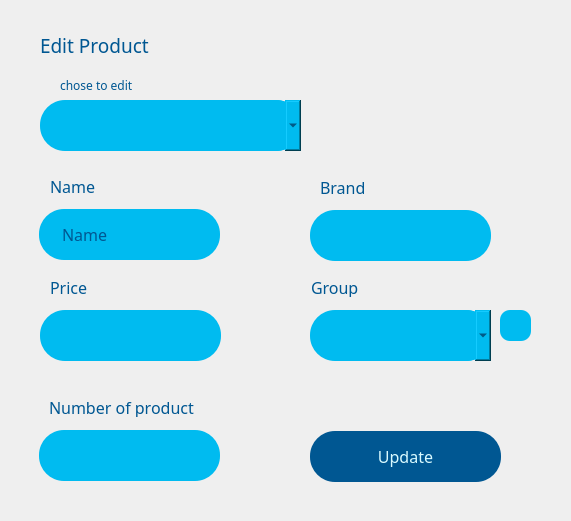
<?xml version="1.0" encoding="UTF-8"?>
<ui version="4.0">
 <class>EditProduct</class>
 <widget class="QWidget" name="EditProduct">
  <property name="geometry">
   <rect>
    <x>0</x>
    <y>0</y>
    <width>571</width>
    <height>521</height>
   </rect>
  </property>
  <property name="windowTitle">
   <string>Form</string>
  </property>
  <widget class="QComboBox" name="products">
   <property name="geometry">
    <rect>
     <x>50</x>
     <y>100</y>
     <width>251</width>
     <height>51</height>
    </rect>
   </property>
   <property name="font">
    <font>
     <family>Kalameh Bold</family>
     <pointsize>11</pointsize>
    </font>
   </property>
   <property name="styleSheet">
    <string notr="true">#products{
background:#00bbf0;
border-radius:25px;
color:#00204a;
}</string>
   </property>
  </widget>
  <widget class="QFrame" name="frame_6">
   <property name="geometry">
    <rect>
     <x>40</x>
     <y>100</y>
     <width>261</width>
     <height>51</height>
    </rect>
   </property>
   <property name="styleSheet">
    <string notr="true">#frame_6{
background:#00bbf0;
border-radius:25px;
color:#00204a;
}</string>
   </property>
   <property name="frameShape">
    <enum>QFrame::StyledPanel</enum>
   </property>
   <property name="frameShadow">
    <enum>QFrame::Raised</enum>
   </property>
  </widget>
  <widget class="QLabel" name="deleteproduct_lable">
   <property name="geometry">
    <rect>
     <x>40</x>
     <y>30</y>
     <width>211</width>
     <height>31</height>
    </rect>
   </property>
   <property name="font">
    <font>
     <family>Kalameh Black</family>
     <pointsize>14</pointsize>
    </font>
   </property>
   <property name="styleSheet">
    <string notr="true">QLabel{
color:#005792}</string>
   </property>
   <property name="text">
    <string>Edit Product</string>
   </property>
  </widget>
  <widget class="QLabel" name="deleteproduct_lable_2">
   <property name="geometry">
    <rect>
     <x>60</x>
     <y>70</y>
     <width>211</width>
     <height>31</height>
    </rect>
   </property>
   <property name="font">
    <font>
     <family>Kalameh Medium</family>
     <pointsize>9</pointsize>
    </font>
   </property>
   <property name="styleSheet">
    <string notr="true">QLabel{
color:#005792}</string>
   </property>
   <property name="text">
    <string>chose to edit</string>
   </property>
  </widget>
  <widget class="QFrame" name="frame_4">
   <property name="geometry">
    <rect>
     <x>39</x>
     <y>430</y>
     <width>181</width>
     <height>51</height>
    </rect>
   </property>
   <property name="styleSheet">
    <string notr="true">#frame_4{
background:#00bbf0;
border-radius:25px;
color:#00204a;
}</string>
   </property>
   <property name="frameShape">
    <enum>QFrame::StyledPanel</enum>
   </property>
   <property name="frameShadow">
    <enum>QFrame::Raised</enum>
   </property>
  </widget>
  <widget class="QLabel" name="name_4">
   <property name="geometry">
    <rect>
     <x>320</x>
     <y>177</y>
     <width>101</width>
     <height>20</height>
    </rect>
   </property>
   <property name="font">
    <font>
     <family>Kalameh ExtraBold</family>
     <pointsize>12</pointsize>
    </font>
   </property>
   <property name="styleSheet">
    <string notr="true">QLabel{
color:#005792}</string>
   </property>
   <property name="text">
    <string>Brand</string>
   </property>
  </widget>
  <widget class="QFrame" name="frame_2">
   <property name="geometry">
    <rect>
     <x>39</x>
     <y>209</y>
     <width>181</width>
     <height>51</height>
    </rect>
   </property>
   <property name="styleSheet">
    <string notr="true">#frame_2{
background:#00bbf0;
border-radius:25px;
color:#00204a;
}</string>
   </property>
   <property name="frameShape">
    <enum>QFrame::StyledPanel</enum>
   </property>
   <property name="frameShadow">
    <enum>QFrame::Raised</enum>
   </property>
   <widget class="QLabel" name="productname">
    <property name="geometry">
     <rect>
      <x>23</x>
      <y>15</y>
      <width>101</width>
      <height>21</height>
     </rect>
    </property>
    <property name="font">
     <font>
      <family>Kalameh ExtraBold</family>
      <pointsize>12</pointsize>
     </font>
    </property>
    <property name="styleSheet">
     <string notr="true">#productname{
color:#005792}</string>
    </property>
    <property name="text">
     <string>Name</string>
    </property>
   </widget>
  </widget>
  <widget class="QLineEdit" name="productbrand">
   <property name="geometry">
    <rect>
     <x>331</x>
     <y>211</y>
     <width>141</width>
     <height>41</height>
    </rect>
   </property>
   <property name="font">
    <font>
     <family>Kalameh Bold</family>
     <pointsize>11</pointsize>
    </font>
   </property>
   <property name="styleSheet">
    <string notr="true">#productbrand
{
background:#00bbf0;
border-radius:25px;
color:#00204a;
}</string>
   </property>
  </widget>
  <widget class="QLabel" name="namelable">
   <property name="geometry">
    <rect>
     <x>50</x>
     <y>176</y>
     <width>101</width>
     <height>20</height>
    </rect>
   </property>
   <property name="font">
    <font>
     <family>Kalameh ExtraBold</family>
     <pointsize>12</pointsize>
    </font>
   </property>
   <property name="styleSheet">
    <string notr="true">QLabel{
color:#005792}</string>
   </property>
   <property name="text">
    <string>Name</string>
   </property>
  </widget>
  <widget class="QComboBox" name="productgroup">
   <property name="geometry">
    <rect>
     <x>330</x>
     <y>310</y>
     <width>161</width>
     <height>51</height>
    </rect>
   </property>
   <property name="font">
    <font>
     <family>Kalameh Bold</family>
     <pointsize>11</pointsize>
    </font>
   </property>
   <property name="styleSheet">
    <string notr="true">#productgroup{
background:#00bbf0;
border-radius:25px;
color:#00204a;
}</string>
   </property>
  </widget>
  <widget class="QLabel" name="pricelable">
   <property name="geometry">
    <rect>
     <x>50</x>
     <y>277</y>
     <width>101</width>
     <height>20</height>
    </rect>
   </property>
   <property name="font">
    <font>
     <family>Kalameh ExtraBold</family>
     <pointsize>12</pointsize>
    </font>
   </property>
   <property name="styleSheet">
    <string notr="true">QLabel{
color:#005792}</string>
   </property>
   <property name="text">
    <string>Price</string>
   </property>
  </widget>
  <widget class="QLabel" name="name_5">
   <property name="geometry">
    <rect>
     <x>311</x>
     <y>277</y>
     <width>101</width>
     <height>20</height>
    </rect>
   </property>
   <property name="font">
    <font>
     <family>Kalameh ExtraBold</family>
     <pointsize>12</pointsize>
    </font>
   </property>
   <property name="styleSheet">
    <string notr="true">QLabel{
color:#005792}</string>
   </property>
   <property name="text">
    <string>Group</string>
   </property>
  </widget>
  <widget class="QPushButton" name="reload">
   <property name="geometry">
    <rect>
     <x>500</x>
     <y>310</y>
     <width>31</width>
     <height>31</height>
    </rect>
   </property>
   <property name="font">
    <font>
     <family>Kalameh Bold</family>
     <pointsize>12</pointsize>
    </font>
   </property>
   <property name="styleSheet">
    <string notr="true">#reload{
background:#00bbf0;
border-radius:10px;
color:#d9faff;

}
#reload:hover{
background:#005792;
border-radius:10px;
color:#d9faff;

}</string>
   </property>
   <property name="text">
    <string/>
   </property>
   <property name="icon">
    <iconset resource="assets.qrc">
     <normaloff>:/icons/D:/grocery_store/grocery_store/assets/icons/reload.png</normaloff>:/icons/D:/grocery_store/grocery_store/assets/icons/reload.png</iconset>
   </property>
  </widget>
  <widget class="QLineEdit" name="productprice">
   <property name="geometry">
    <rect>
     <x>61</x>
     <y>311</y>
     <width>141</width>
     <height>41</height>
    </rect>
   </property>
   <property name="font">
    <font>
     <family>Kalameh Bold</family>
     <pointsize>11</pointsize>
    </font>
   </property>
   <property name="styleSheet">
    <string notr="true">#productprice
{
background:#00bbf0;
border-radius:25px;
color:#00204a;
}</string>
   </property>
  </widget>
  <widget class="QFrame" name="frame_3">
   <property name="geometry">
    <rect>
     <x>40</x>
     <y>310</y>
     <width>181</width>
     <height>51</height>
    </rect>
   </property>
   <property name="styleSheet">
    <string notr="true">#frame_3{
background:#00bbf0;
border-radius:25px;
color:#00204a;
}</string>
   </property>
   <property name="frameShape">
    <enum>QFrame::StyledPanel</enum>
   </property>
   <property name="frameShadow">
    <enum>QFrame::Raised</enum>
   </property>
  </widget>
  <widget class="QLabel" name="name_3">
   <property name="geometry">
    <rect>
     <x>49</x>
     <y>397</y>
     <width>221</width>
     <height>20</height>
    </rect>
   </property>
   <property name="font">
    <font>
     <family>Kalameh ExtraBold</family>
     <pointsize>12</pointsize>
    </font>
   </property>
   <property name="styleSheet">
    <string notr="true">QLabel{
color:#005792}</string>
   </property>
   <property name="text">
    <string>Number of product</string>
   </property>
  </widget>
  <widget class="QFrame" name="frame_7">
   <property name="geometry">
    <rect>
     <x>310</x>
     <y>310</y>
     <width>181</width>
     <height>51</height>
    </rect>
   </property>
   <property name="styleSheet">
    <string notr="true">#frame_7{
background:#00bbf0;
border-radius:25px;
color:#00204a;
}</string>
   </property>
   <property name="frameShape">
    <enum>QFrame::StyledPanel</enum>
   </property>
   <property name="frameShadow">
    <enum>QFrame::Raised</enum>
   </property>
  </widget>
  <widget class="QPushButton" name="update">
   <property name="geometry">
    <rect>
     <x>310</x>
     <y>431</y>
     <width>191</width>
     <height>51</height>
    </rect>
   </property>
   <property name="font">
    <font>
     <family>Kalameh Bold</family>
     <pointsize>12</pointsize>
    </font>
   </property>
   <property name="styleSheet">
    <string notr="true">#update{
background:#005792;
border-radius:25px;
color:#d9faff;

}
#update:hover{
background:#00204a;
border-radius:25px;
color:#d9faff;

}</string>
   </property>
   <property name="text">
    <string>Update</string>
   </property>
  </widget>
  <widget class="QLineEdit" name="productnumber">
   <property name="geometry">
    <rect>
     <x>60</x>
     <y>431</y>
     <width>141</width>
     <height>41</height>
    </rect>
   </property>
   <property name="font">
    <font>
     <family>Kalameh Bold</family>
     <pointsize>11</pointsize>
    </font>
   </property>
   <property name="styleSheet">
    <string notr="true">#productnumber{
background:#00bbf0;
border-radius:25px;
color:#00204a;
}</string>
   </property>
  </widget>
  <widget class="QFrame" name="frame_5">
   <property name="geometry">
    <rect>
     <x>310</x>
     <y>210</y>
     <width>181</width>
     <height>51</height>
    </rect>
   </property>
   <property name="styleSheet">
    <string notr="true">#frame_5{
background:#00bbf0;
border-radius:25px;
color:#00204a;
}</string>
   </property>
   <property name="frameShape">
    <enum>QFrame::StyledPanel</enum>
   </property>
   <property name="frameShadow">
    <enum>QFrame::Raised</enum>
   </property>
  </widget>
  <zorder>frame_7</zorder>
  <zorder>frame_6</zorder>
  <zorder>deleteproduct_lable</zorder>
  <zorder>deleteproduct_lable_2</zorder>
  <zorder>products</zorder>
  <zorder>frame_4</zorder>
  <zorder>name_4</zorder>
  <zorder>frame_2</zorder>
  <zorder>namelable</zorder>
  <zorder>pricelable</zorder>
  <zorder>name_5</zorder>
  <zorder>reload</zorder>
  <zorder>frame_3</zorder>
  <zorder>name_3</zorder>
  <zorder>update</zorder>
  <zorder>frame_5</zorder>
  <zorder>productgroup</zorder>
  <zorder>productbrand</zorder>
  <zorder>productnumber</zorder>
  <zorder>productprice</zorder>
 </widget>
 <resources>
  <include location="assets.qrc"/>
 </resources>
 <connections/>
</ui>
